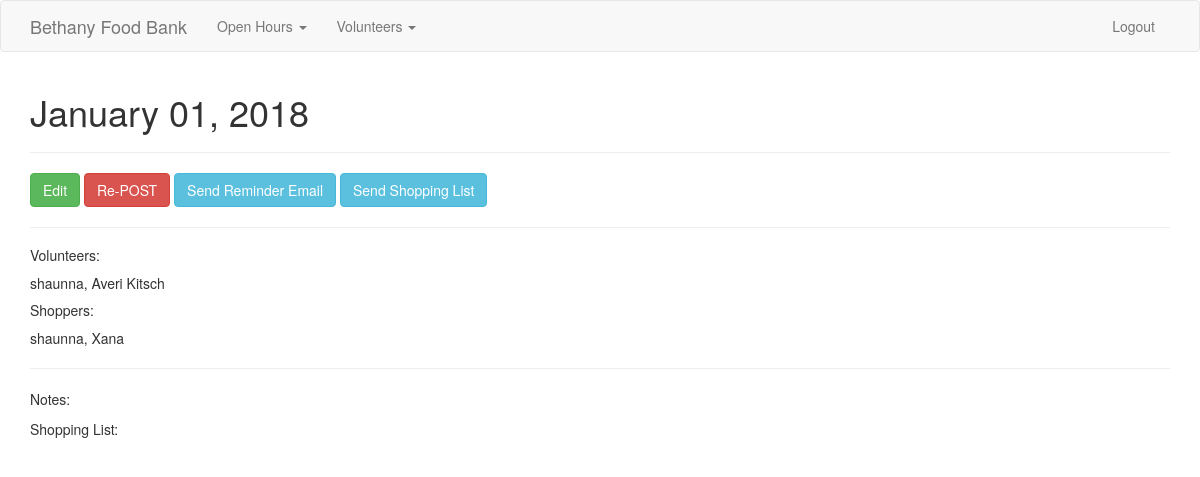
The page /openhours/1 (signed in) on the database as committed earlier.
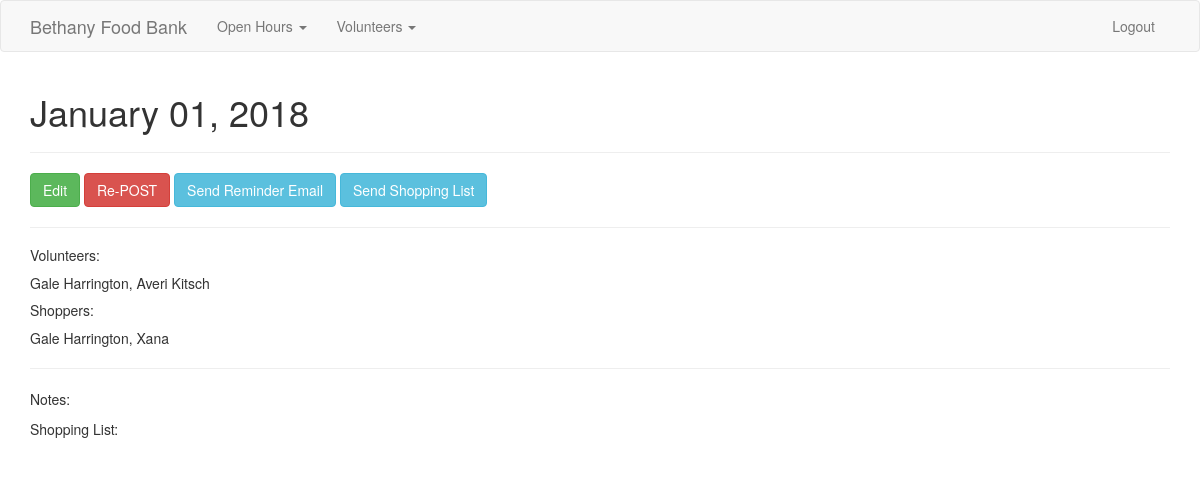
The same page on the database as committed later.
### app/models.py (models this page shows, shortened)
class Volunteer(db.Model):
    id = db.Column(db.Integer(), primary_key=True)
    name = db.Column(db.String(100), unique=True)
    role = db.Column(db.String(50))
    email = db.Column(db.String(255), nullable=False)
    active = db.Column(db.Boolean)
    openhours = db.relationship('Openhour', secondary=openhour_volunteers, backref='ohvolunteers', lazy='subquery')
    openhour_shoppers = db.relationship('Openhour', secondary=openhour_shoppers, backref='ohshoppers', lazy='subquery')
    notes = db.relationship('Note', backref='openhour', lazy=True)

### app/openhours/views.py (the view)
@openhours_blueprint.route('/<string:id>')
@admin_logged_in
def show_openhour(id):
    openhour = Openhour.query.get(id)
    return render_template('openhour.html', openhour = openhour)

### app/login_helpers.py (called while the page is built)
def admin_logged_in(f):
    @wraps(f)
    def wrap(*args, **kwargs):
        if 'user' in session and session['user']=='admin':
            return f(*args, **kwargs)
        else:
            flash('You must have admin privileges to complete this action', 'danger')
            return redirect(url_for('index'))
    return wrap

### app/openhours/templates/openhour.html
{% extends 'layout.html' %}
{% block body %}
  <h1>{{ openhour.date.strftime('%B %d, %Y') }}</h1>
  <hr>
  <div class="">
    <a class="btn btn-success" href="{{openhour.id}}/edit">Edit</a>
    {% if openhour.posted == False %}
      <a class="btn btn-info" href="{{openhour.id}}/post">POST</a>
    {% else %}
      <a class="btn btn-danger" href="{{openhour.id}}/post">Re-POST</a>
    {% endif %}
    <a class="btn btn-info" href="{{openhour.id}}/reminder_email">Send Reminder Email</a>
    <a class="btn btn-info" href="{{openhour.id}}/shopping_email">Send Shopping List</a>
  </div>
  <hr>
  <h5>Volunteers:</h5>
  <p>
    {% for volunteer in openhour.volunteers %}
      <span> {{volunteer.name}}{{ "," if not loop.last }}</span>
    {% endfor %}
  </p>
  <h5>Shoppers:</h5>
    {% for shopper in openhour.shoppers %}
      <span>{{shopper.name}}{{ "," if not loop.last }}</span>
    {% endfor %}
  <hr>
  <div class="">
    {% if openhour.notes %}
      <p>Notes: {{ openhour.notes.body | safe }}</p>
      <p>Shopping List: {{ openhour.notes.shopping
      | safe }}</p>
    {% else %}
      <p>Notes: No Notes Recorded</p>
      <p>Shopping List: No Shopping List Recorded</p>
    {% endif %}
  </div>
{% endblock %}

Rows that differ between the two databases and show on the page:
removed Volunteer: name "shaunna", last ","
added Volunteer: name "Gale Harrington", last ","
